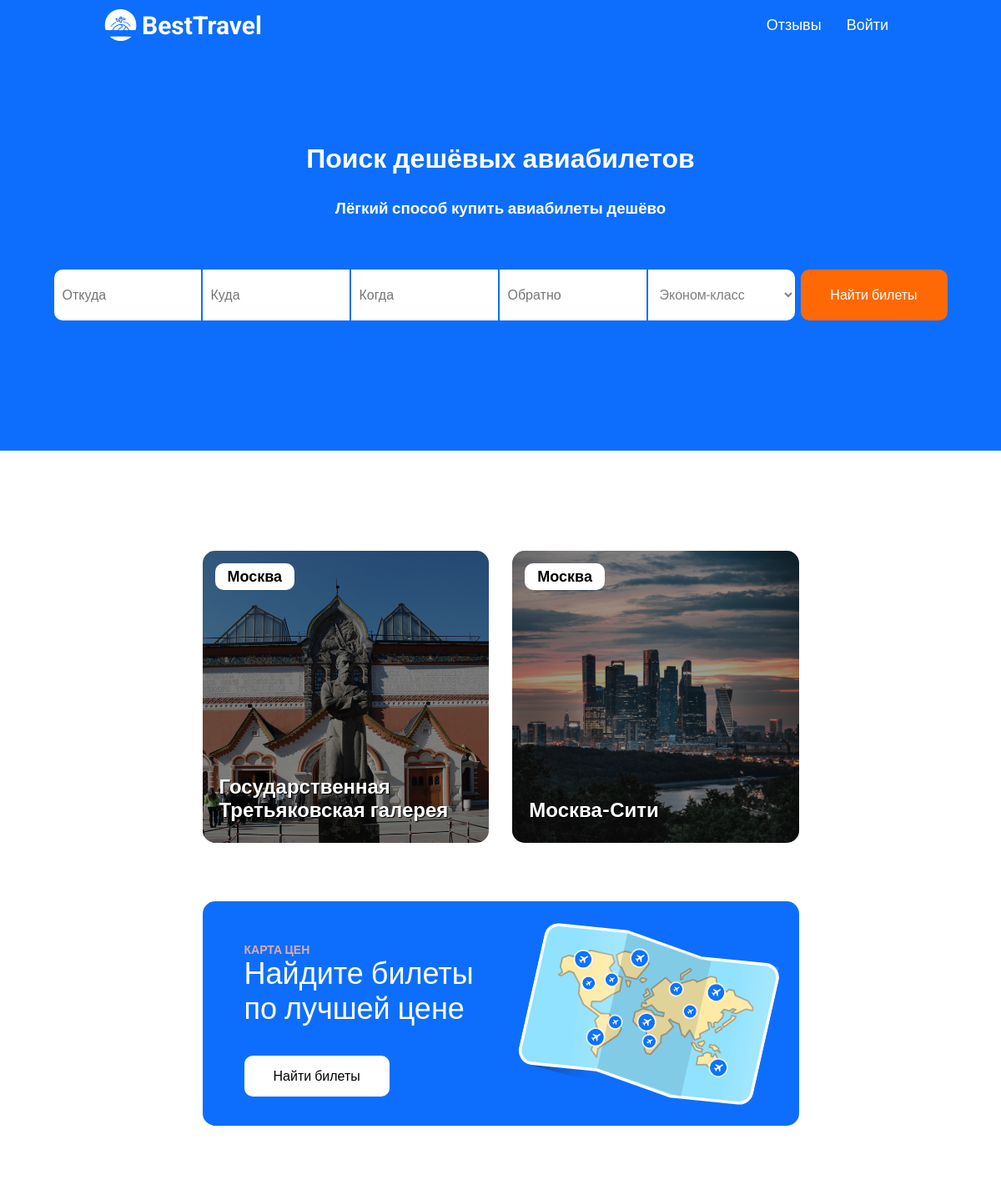
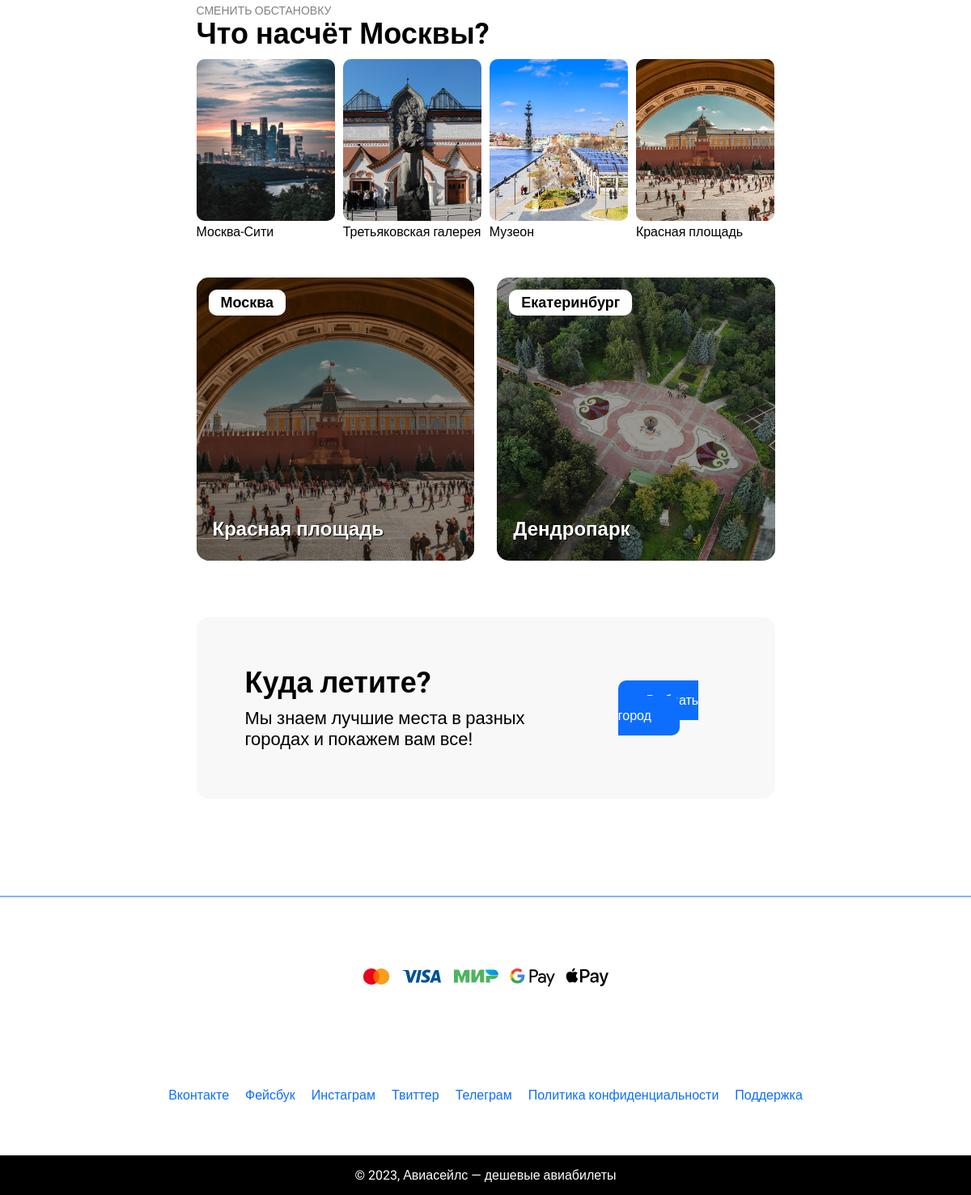
The page / on the database its author committed (2 pictures, top to bottom).
### tables this page shows
CREATE TABLE `attractions` (
  `attraction_id` int(11) NOT NULL,
  `attraction_title` varchar(50) NOT NULL,
  `attraction_text` text NOT NULL,
  `attraction_image` text NOT NULL,
  `city_id` int(11) NOT NULL
);

CREATE TABLE `cities` (
  `city_id` int(11) NOT NULL,
  `city` varchar(50) NOT NULL
);

### database/requests.php (called while the page is built, shortened)
<?php
function getAll($string)
{
    require 'connect.php';
    $data = mysqli_query($connect, $string);
    if (mysqli_num_rows($data) > 0) {
        return mysqli_fetch_all($data, MYSQLI_ASSOC);
    } else {
        return false;
    }
}
class ApiProvider
{
    public function getRandomAttractions()
    {
        return getAll("
            select * from attractions a
            left join cities c on c.city_id = a.city_id
            order by rand()
            limit 4
        ");
    }
}
?>

### index.php (the view, shortened to what this page needs)
<?php
require_once 'database/requests.php';
$style = 'background: -webkit-gradient( linear, left top, left bottom,from(rgba(0, 0, 0, 0.4)),to(rgba(0, 0, 0, 0.4)) ),center center / cover no-repeat';
$attractions = $provider->getRandomAttractions();
list($attractions1, $attractions2) = array_chunk($attractions, ceil(count($attractions) / 2));
?>
<!DOCTYPE html>
<html lang="ru">
<?php require_once 'templates/head.php'; ?>
<body>
<?php require_once 'templates/header.php'; ?>
<div id="search-main" class='main'>
    <div class="container">
        <div class="main-container tac">
            <div class="main-info">
                <h1 class="main-title">Поиск дешёвых авиабилетов</h1>
                <h3 class="main-sub-title">Лёгкий способ купить авиабилеты дешёво</h3>
            </div>
            <?php require 'templates/search.php'; ?>
        </div>
    </div>
</div>
<div class="container">
    <div class="cards">
        <?php foreach($attractions1 as $attraction): ?>
            <div class="holder-container modal-btn" data-modal-btn="<?= $attraction['attraction_id'] ?>">
                <div class="img-holder holder-bg-3" style="<?= $style ?> url(<?= $attraction['attraction_image'] ?>)"></div>
                <p class="holder-title"><?= $attraction['city'] ?></p>
                <p class="holder-subtitle"><?= $attraction['attraction_title'] ?></p>
            </div>
        <?php endforeach; ?>
    </div>
    <div class="price-map">
        <div class="price-map-block">
            <p class='price-map-subtitle'>Карта цен</p>
            <p class='price-map-title'>Найдите билеты по лучшей цене</p>
            <a href="#search-main" class='price-map-btn'>Найти билеты</a>
        </div>
    </div>
    <div class="atmosphere">
        <p class='atm-subtitle'>СМЕНИТЬ ОБСТАНОВКУ</p>
        <h2 class='atm-title'>Что насчёт Москвы?</h2>
        <div class='atm-cards'>
            <div class='atm-card'>
                <img class='atm-img' src="assets/images/mos-city.jpeg" alt="">
                <p>Москва-Сити</p>
            </div>
            <div class='atm-card'>
                <img class='atm-img' src="assets/images/mos-gallery.jpg" alt="">
                <p>Третьяковская галерея</p>
            </div>
            <div class='atm-card'>
                <img class='atm-img' src="assets/images/muzeon.jpg" alt="">
                <p>Музеон</p>
            </div>
            <div class='atm-card'>
                <img class='atm-img' src="assets/images/mos-red.jpeg" alt="">
                <p>Красная площадь</p>
            </div>
        </div>
    </div>
    <div class="cards">
        <?php foreach($attractions2 as $attraction): ?>
            <div class="holder-container modal-btn" data-modal-btn="<?= $attraction['attraction_id'] ?>">
                <div class="img-holder holder-bg-3" style="<?= $style ?> url(<?= $attraction['attraction_image'] ?>)"></div>
                <p class="holder-title"><?= $attraction['city'] ?></p>
                <p class="holder-subtitle"><?= $attraction['attraction_title'] ?></p>
            </div>
        <?php endforeach; ?>
    </div>
    <div class="where-flight">
        <div class="where-right">
            <h2>Куда летите?</h2>
            <p>Мы знаем лучшие места в разных городах и покажем вам все!</p>
        </div>
        <div class="where-left">
            <a class='where-btn' href="#search-main">Выбрать город</a>
        </div>
    </div>
</div>
<?php require_once 'templates/footer.php'; ?>
</body>
</html>

### assets/css/style.css (style rules this page uses)
* { margin: 0; padding: 0; box-sizing: border-box; font-family: 'Roboto', sans-serif; }
html { scroll-behavior: smooth; }
body { overflow-x: hidden; }
.container { max-width: 1600px; margin: 0 auto; }
img { width: 100%; height: 100%; object-fit: cover; }
a { text-decoration: none; color: black; }
h1, h2, h3, h4, h5 { padding: 15px; }
.tac { text-align: center; }
.main { width: 100%; height: 60vh; background-color: #0d6efd; }
.main-container { width: 100%; height: 40vh; display: flex; flex-direction: column; justify-content: space-evenly; align-items: center; color: #fff; }
.where-flight { width: 50%; display: flex; flex-wrap: wrap; background: rgb(76 84 97 / 4%); padding: 30px; border-radius: 15px; align-items: center; }
.where-right { width: 75%; padding: 30px; }
.where-right > h2 { font-size: 36px; padding: 0; margin-bottom: 10px; }
.where-right > p { font-size: 22px; }
.where-left { width: 25%; }
.where-btn { width: 100%; padding: 15px 35px; background: #0d6efd; color: #fff; border-radius: 10px; font-weight: 500; }
.price-map { width: 50%; background: #0d6efd; border-radius: 15px; padding: 50px; background-image: url('../images/bg-map.svg'); background-position: center right; background-repeat: no-repeat; background-size: 360px 244px; }
.price-map-block { width: 50%; }
.price-map-subtitle { font-weight: 700; font-size: 14px; color: rgb(224, 170, 170); text-transform: uppercase; }
.price-map-title { font-size: 36px; color: #fff; margin-bottom: 50px; }
.price-map-btn { padding: 15px 35px; background-color: #fff; border-radius: 10px; font-weight: 500; }
.cards, .price-map, .atmosphere, .where-flight { margin: 70px auto; }
.cards { width: 50%; display: flex; justify-content: space-between; flex-wrap: wrap; }
.atmosphere { width: 50%; }
.atm-subtitle { font-weight: 500; color: grey; font-size: 14px; }
.atm-title { font-weight: 700; padding: 0; font-size: 36px; margin-bottom: 10px; }
.atm-cards { width: 100%; display: flex; justify-content: space-between; flex-wrap: wrap; }
.atm-card { width: 24%; height: 200px; }
.atm-img { border-radius: 10px; width: 100%; height: 100%; object-fit: cover; }
.holder-container { width: 48%; height: 350px; overflow: hidden; position: relative; border-radius: 15px; }
.img-holder { width: 100%; height: 100%; -webkit-transition: all 1.2s; -o-transition: all 1.2s; transition: all 1.2s; }
.holder-title { font-size: 18px; font-weight: 700; position: absolute; top: 0; padding: 5px 15px; margin: 15px; background: #fff; border-radius: 10px; }
.holder-subtitle { color: #ffffff; text-shadow: 1px 1px 1px #000000; font-size: 24px; font-weight: bold; position: absolute; left: 10px; bottom: 15px; padding: 10px; text-decoration: none; }
@media screen and (max-width: 1600px) { .container { padding: 50px; } }
@media screen and (max-width: 1600px) { .where-flight, .price-map, .cards, .atmosphere { width: 65%; } }

### rows shown on the page
attractions: attraction_image (picture), city.city "Москва", attraction_title "Государственная Третьяковская галерея"
attractions: attraction_image (picture), city.city "Москва", attraction_title "Москва-Сити"
attractions: attraction_image (picture), city.city "Москва", attraction_title "Красная площадь"
attractions: attraction_image (picture), city.city "Екатеринбург", attraction_title "Дендропарк"

### other values the page prints
form field class "Эконом-класс"
